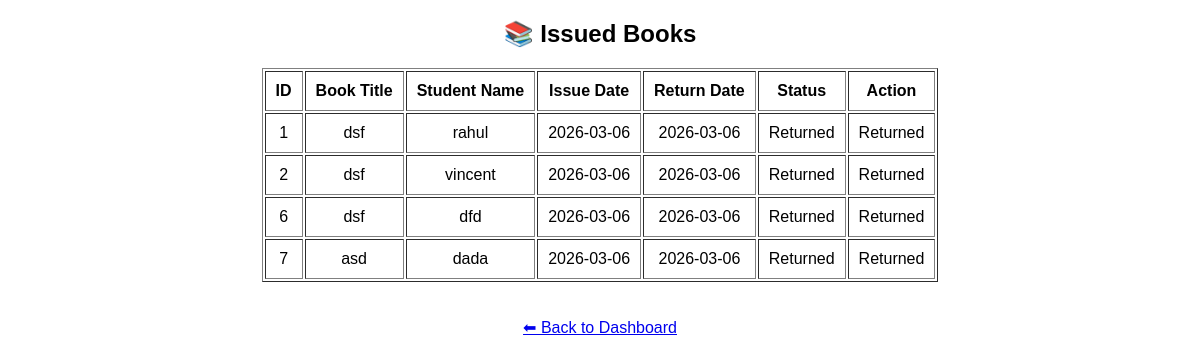
/issued_book (signed in), run on an earlier commit of the app's database.
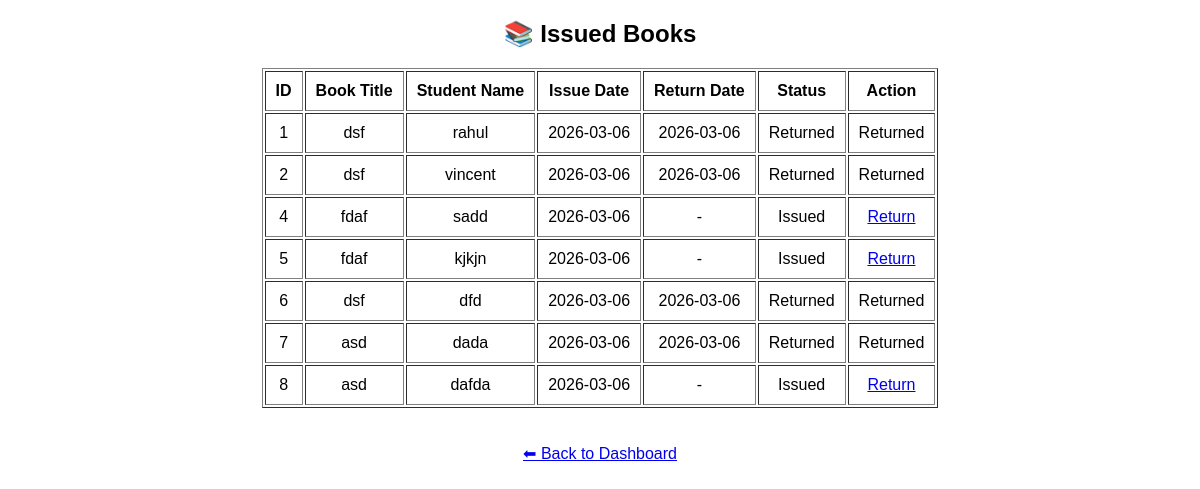
And on a later commit of the database.
### tables this page shows
CREATE TABLE issued_books (
            id INTEGER PRIMARY KEY AUTOINCREMENT,
            book_id INTEGER,
            student_name TEXT,
            issue_date TEXT, return_date TEXT, status TEXT DEFAULT 'Issued');

CREATE TABLE books (
            id INTEGER PRIMARY KEY AUTOINCREMENT,
            title TEXT NOT NULL,
            author TEXT NOT NULL,
            shelf TEXT NOT NULL,
            available INTEGER DEFAULT 1
        );

### app.py (the view)
@app.route('/issued_book')
def issued_books():
    if 'librarian' not in session:
        return redirect('/login')
    conn = get_db()
    cursor = conn.cursor()
    cursor.execute("""
        SELECT issued_books.id, books.title, issued_books.student_name, issued_books.issue_date,
               issued_books.return_date, issued_books.status
        FROM issued_books
        JOIN books ON books.id = issued_books.book_id
    """)
    data = cursor.fetchall()
    conn.close()
    return render_template("issued_book.html", books=data)

### app.py (called while the page is built)
def get_db():
    return sqlite3.connect("library.db", timeout=20)

### templates/issued_book.html (shortened to what this page needs)
<!DOCTYPE html>
<html>
<head>
</head>
<body style="font-family: Arial; text-align:center;">
    <h2>📚 Issued Books</h2>
    <table border="1" align="center" cellpadding="10">
        <tr>
            <th>ID</th>
            <th>Book Title</th>
            <th>Student Name</th>
            <th>Issue Date</th>
            <th>Return Date</th>
            <th>Status</th>
            <th>Action</th>
        </tr>
        {% for book in books %}
        <tr>
            <td>{{ book[0] }}</td>
            <td>{{ book[1] }}</td>
            <td>{{ book[2] }}</td>
            <td>{{ book[3] }}</td>
            <td>{{ book[4] if book[4] else '-' }}</td>
            <td>{{ book[5] }}</td>
            <td>
                {% if book[5] == 'Issued' %}
                <a href="/return_book/{{ book[0] }}">Return</a>
                {% else %}
                Returned
                {% endif %}
            </td>
        </tr>
        {% endfor %}
    </table>
    <br><br>
    <a href="/dashboard">⬅ Back to Dashboard</a>
</body>
</html>

What changed in the data, as far as the page shows it:
now on this page (row unchanged): issued_books: id "4", title "fdaf", student_name "sadd", issue_date "2026-03-06", book "-", status "Issued"
now on this page (row unchanged): issued_books: id "5", title "fdaf", student_name "kjkjn", issue_date "2026-03-06", book "-", status "Issued"
added issued_books: id "8", title "asd", student_name "dafda", issue_date "2026-03-06", book "-", status "Issued"
